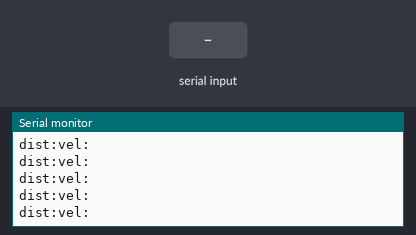
This sketch was run on a simulated Arduino Uno, built with avr-gcc and run on an emulated ATmega328P. Parts: the last lines printed to the serial monitor. The test bench sets the inputs (shaded band).

Above: at 1.2 s.
1.3 s: "90,45\n" received over Serial
At 2.2 s:
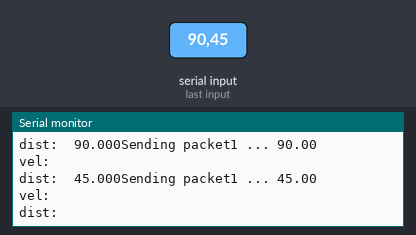
2.9 s: "30,150\n" received over Serial
At 3.8 s:
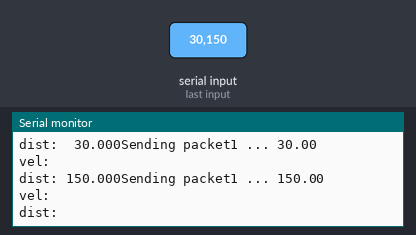
5.9 s: "5\n" received over Serial
At 6.8 s:
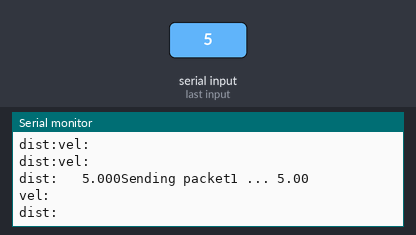
8.9 s: "90\n" received over Serial
At 9.5 s:
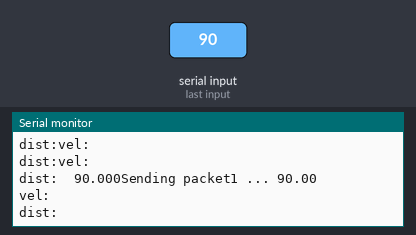
11.9 s: "200\n" received over Serial
At 12.8 s:
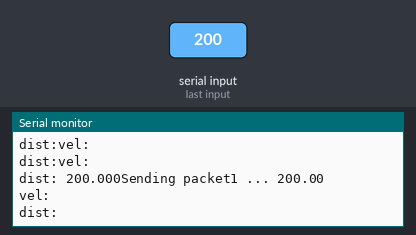
17.9 s: "5\n" received over Serial
At 18.6 s:
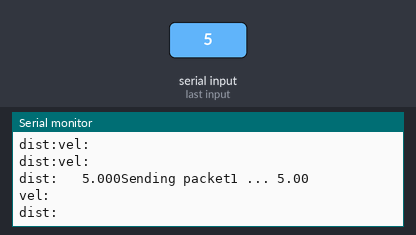
Timing chart, 0 to 20.9 s (numbered marks = the images above; inputs shaded):
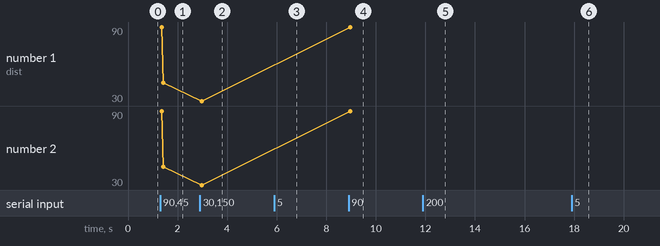

Measured:
- after the input at 1.3 s, the serial monitor: prints a new line after 0.07 s (image 1)
- after the input at 2.9 s, the serial monitor: prints a new line after 0.07 s (image 2)
- after the input at 5.9 s, the serial monitor: prints a new line after 0.07 s (image 3)
- after the input at 8.9 s, the serial monitor: prints a new line after 0.07 s (image 4)
- after the input at 11.9 s, the serial monitor: prints a new line after 0.07 s (image 5)
- after the input at 17.9 s, the serial monitor: prints a new line after 0.07 s (image 6)
- plotted number 1: 45 → 30 after the input at 2.9 s, 30 → 90 after the input at 8.9 s
- plotted number 2: 45 → 30 after the input at 2.9 s, 30 → 90 after the input at 8.9 s

The sketch:

sendNrecieve.ino
```cpp
#include <CAN.h>

char dist[8];

char vel[8];

void setup() {

 Serial.begin(9600);

 while (!Serial);  Serial.println("CAN Sender");  // start the CAN bus at 500 kbps

 while(!CAN.begin(250E3)) {

   Serial.println("Starting CAN failed!");

  }

}


void sendValue(int id, float data){

 char y[8];

 dtostrf(data,8,3,y);

 CAN.beginPacket(id);

 CAN.write(y,8);

 CAN.endPacket();

 Serial.print(y);

 }


float recieveValue(){

   char y[8];

   int i=0;


 if(CAN.parsePacket()){
  if(CAN.packetId() == 0x21){

   while (CAN.available()) {
      for(i=0;i<=7;i++){dist[i]  =(char)CAN.read();}
   }

  }
 }

  if(CAN.parsePacket()){
    if(CAN.packetId() == 0x22){

      while (CAN.available()) {
        for(i=0;i<=7;i++){vel[i]  =(char)CAN.read();}
      }
    }
 }
}

 float data;

void loop() {

 // send packet: id is 11 bits, packet can contain up to 8 bytes of data

 recieveValue();

 if(Serial.available()){

   data = Serial.parseFloat();

   sendValue(0x20,data);

   Serial.print("Sending packet1 ... ");

   Serial.println(data);}


   Serial.print("vel:");
   Serial.println(vel);
   Serial.print("dist:");
   Serial.print(dist);


  }
```
